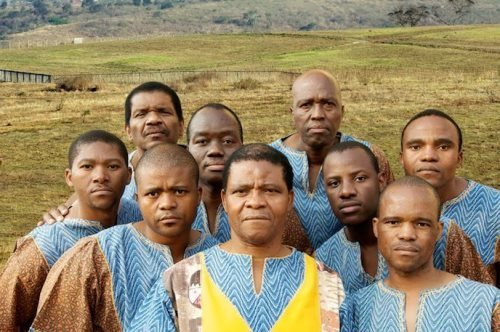
#> input picture FaceDetection_basic/images/mambazo.jpg, 500 x 332 px, found by its file name
$ jupyter execute --allow-errors Multi_facedetection.ipynb   (shell and % lines are left out)
#> lines starting #> are read from the running program, lines starting #| are printed output that depends on the picture; after the words box and inside, x2 and y2 are one past the last pixel; in counts of white or black regions, pixels touching at a corner belong together
# Face Detection and Feature Visualization

[cell 1]
"""
*Uncomment if running on colab*
Set Runtime -> Change runtime type -> Under Hardware Accelerator select GPU in Google Colab
"""

import cv2
import time
import xml.etree.ElementTree as ET
from google.colab.patches import cv2_imshow

xml_path = r'./haarcascade_frontalface_alt.xml'
image_path = r'./mambazo.jpg'

# Parsing xml for face detector
#> (the rest of this cell did not finish here and is left out)

### Face Detection

[cell 2]
# Load an image
image = cv2.imread(image_path)
#> image is the input picture: shape (332, 500, 3); mean B, G, R 103.8, 133.5, 148.2

# Create and Load the detector
face_cascade = cv2.CascadeClassifier()
face_cascade.load(xml_path)

# Convert RGB to gray for input
image_gray = cv2.cvtColor(image, cv2.COLOR_BGR2GRAY) # problem (1)
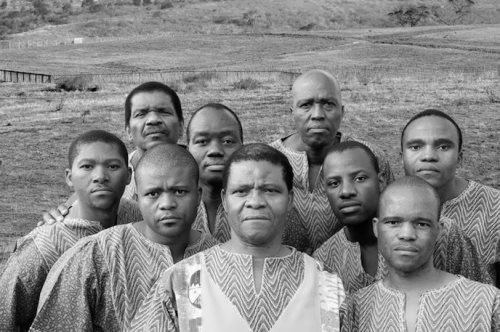
#> image_gray: shape (332, 500); min 0, max 254, mean 134.5
faces = face_cascade.detectMultiScale(image_gray, scaleFactor = 1.02) # problem (2) scale: 2% increased at each scale
#> faces = [[126, 90, 55, 55], [397, 120, 65, 65], [70, 142, 60, 60], [288, 82, 57, 57], [315, 155, 65, 65], [184, 117, 60, 60], [218, 161, 76, 76], [133, 166, 68, 68], [371, 194, 72, 72]]
for f in faces:
  x, y, w, h = f
  image_copy = cv2.rectangle(image, (x, y), (x+w, y+h), (255, 0, 0), 3)
#> this loop made 9 passes
#> pass 2, `image_copy = cv2.rectangle(image, (x, y), (x+w, y+h), (255, 0, 0), 3)`:
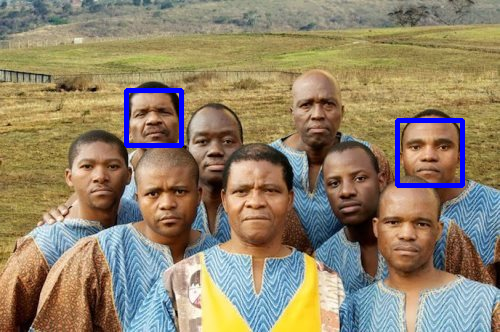
#> image_copy: shape (332, 500, 3); mean B, G, R 106.5, 132, 146.3
#> pass 3, `image_copy = cv2.rectangle(image, (x, y), (x+w, y+h), (255, 0, 0), 3)`:
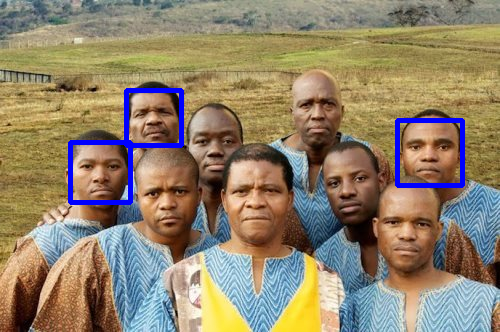
#> image_copy: shape (332, 500, 3); 0.69% of pixels changed, all inside (x1, y1, x2, y2) = (68, 140, 133, 205)
#> after the loop:
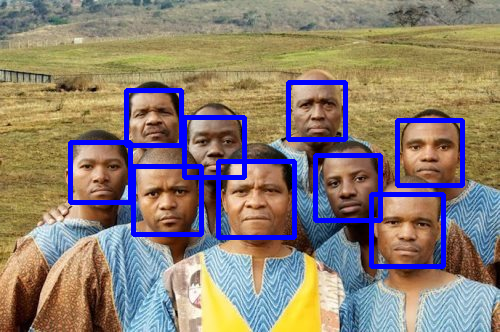
#> image: shape (332, 500, 3); 6.7% of pixels changed, all inside (x1, y1, x2, y2) = (68, 80, 465, 269)
#cv2.imshow("face_detected", image_copy)
cv2_imshow(image_copy)
image = image[y:y+h, x:x+w, :]
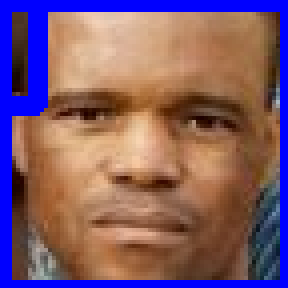
#> image: shape (72, 72, 3) (shown 4 times larger); mean B, G, R 108.3, 92, 128.1

#> (the rest of this cell did not finish here and is left out)
